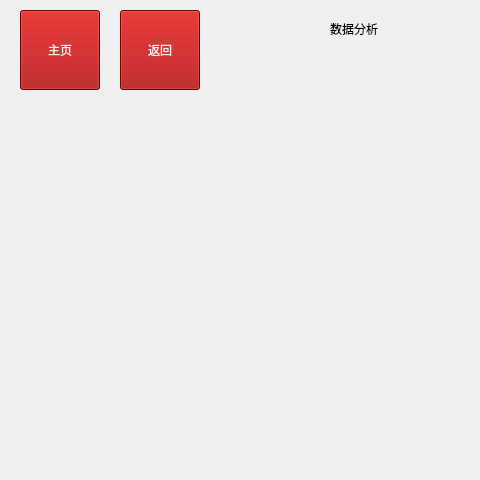
<?xml version="1.0" encoding="UTF-8"?>
<ui version="4.0">
 <class>FormAnalysis</class>
 <widget class="QWidget" name="FormAnalysis">
  <property name="geometry">
   <rect>
    <x>0</x>
    <y>0</y>
    <width>480</width>
    <height>480</height>
   </rect>
  </property>
  <property name="windowTitle">
   <string>Form</string>
  </property>
  <widget class="QLabel" name="label">
   <property name="geometry">
    <rect>
     <x>330</x>
     <y>20</y>
     <width>67</width>
     <height>17</height>
    </rect>
   </property>
   <property name="text">
    <string>数据分析</string>
   </property>
  </widget>
  <widget class="QPushButton" name="pushButton_main">
   <property name="geometry">
    <rect>
     <x>20</x>
     <y>10</y>
     <width>80</width>
     <height>80</height>
    </rect>
   </property>
   <property name="styleSheet">
    <string notr="true">background-color: rgb(164, 0, 0);
color: rgb(238, 238, 236);</string>
   </property>
   <property name="text">
    <string>主页</string>
   </property>
  </widget>
  <widget class="QPushButton" name="pushButton_last">
   <property name="geometry">
    <rect>
     <x>120</x>
     <y>10</y>
     <width>80</width>
     <height>80</height>
    </rect>
   </property>
   <property name="styleSheet">
    <string notr="true">background-color: rgb(164, 0, 0);
color: rgb(238, 238, 236);</string>
   </property>
   <property name="text">
    <string>返回</string>
   </property>
  </widget>
 </widget>
 <resources/>
 <connections/>
</ui>
